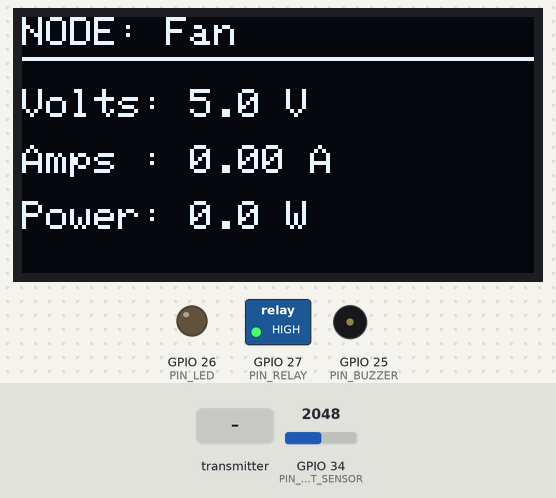
Recording of a sketch running on a simulated ESP32. Parts: 128×64 one-colour display, switched loads named in the sketch (green lamp = pin HIGH), output pins drawn as LEDs (lit = HIGH), buzzer (waves = sounding, pin HIGH). The inputs (shaded band) are chosen by the test bench; at power-on: GPIO 34 (PIN_CURRENT_SENSOR) = 2048. A WiFi scan finds three made-up networks; what the sketch prints to the serial monitor is not drawn.

Above: at 3.2 s.
3.3 s: the transmitter starts sending id = Orange_Guest
5.3 s: GPIO 34 (PIN_CURRENT_SENSOR) set to 2095
At 5.7 s:
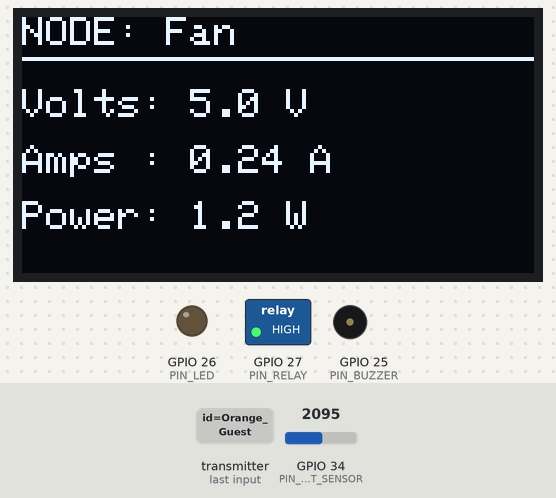
Timing chart, 0 to 8.3 s (numbered marks = the images above; inputs shaded):
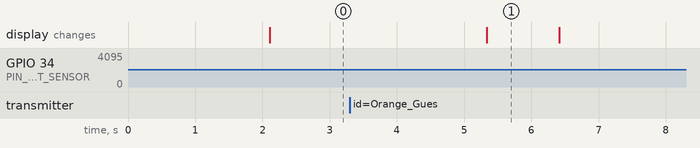

Measured:
- the behaviour switches between 2063 and 2064 on GPIO 34 (PIN_CURRENT_SENSOR) (found by bisection; images 0 and 1)
- after the input at 3.3 s, every drawn part: stays the same
- after the input at 5.3 s, the display: changes at once (image 1)
- what the display in image 1 shows lasts 1.1 s, from 5.3 s to 6.4 s

The sketch:

sender_device_DC.ino
```cpp
#include <esp_now.h>
#include <WiFi.h>
#include <esp_wifi.h>
#include <esp_system.h>
#include <Wire.h>
#include <Adafruit_GFX.h>
#include <Adafruit_SSD1306.h>

// --- NODE CONFIGURATION ---
const char NODE_ID[16] = "Fan";
const float POWER_LIMIT = 50.0; // Power limit in Watts

// Hardware Pins Configuration
#define PIN_CURRENT_SENSOR 34 // ACS712
#define PIN_BUZZER         25
#define PIN_LED            26
#define PIN_RELAY          27

// Relay States
#define RELAY_ON  LOW
#define RELAY_OFF HIGH

// OLED Display Config
#define SCREEN_WIDTH 128
#define SCREEN_HEIGHT 64
Adafruit_SSD1306 display(SCREEN_WIDTH, SCREEN_HEIGHT, &Wire, -1);

// Receiver Hub MAC Address
uint8_t hubMacAddress[] = {0xA0, 0xA3, 0xB3, 0x27, 0xF7, 0xF4};

typedef struct struct_message {
  char id[16];
  float voltage;
  float current;
  float power;
  bool isOverloaded;
} struct_message;

typedef struct command_message {
  char id[16];
  bool relay_on;
} command_message;

struct_message myData;
esp_now_peer_info_t peerInfo;

// State Variables
bool overloaded = false;
bool manualRelayState = false;
bool relayOutputOn = false;
unsigned long lastRelayChange = 0;
const unsigned long RELAY_MIN_SWITCH_INTERVAL_MS = 1000;
unsigned long lastSendTime = 0;
unsigned long lastAlarmToggle = 0;
bool alarmState = false;

// Timer to prevent random noise from tripping the relay
unsigned long overloadStartTime = 0;

void applyRelayOutput(bool shouldTurnOn) {
  if (shouldTurnOn == relayOutputOn) return;

  unsigned long now = millis();
  if (now - lastRelayChange < RELAY_MIN_SWITCH_INTERVAL_MS) return;

  digitalWrite(PIN_RELAY, shouldTurnOn ? RELAY_ON : RELAY_OFF);
  relayOutputOn = shouldTurnOn;
  lastRelayChange = now;
  Serial.printf("Relay output changed to %s\n", shouldTurnOn ? "ON" : "OFF");
}

void OnDataSent(const wifi_tx_info_t *info, esp_now_send_status_t status) {}

void OnCommandRecv(const esp_now_recv_info *info, const uint8_t *incomingDataPtr, int len) {
  if (memcmp(info->src_addr, hubMacAddress, 6) != 0) {
    Serial.println("Ignored command from an unknown ESP-NOW sender");
    return;
  }

  if (len == sizeof(command_message)) {
    command_message cmd;
    memcpy(&cmd, incomingDataPtr, sizeof(cmd));
    cmd.id[sizeof(cmd.id) - 1] = '\0';
    if (strcmp(cmd.id, NODE_ID) == 0) {
      Serial.printf("Command received! Dashboard requested Relay %s\n", cmd.relay_on ? "ON" : "OFF");
      manualRelayState = cmd.relay_on;

      // Turning back on is an explicit acknowledgement/reset of a latched trip.
      if (cmd.relay_on) {
        overloaded = false;
        overloadStartTime = 0;
        Serial.println("Overload latch reset by dashboard command");
      }
    }
  }
}

// --- CONSTANT VOLTAGE & CURRENT RMS MATH ---
void readAC_Sensors(float &rmsVoltage, float &rmsCurrent) {
  double sum_i = 0;
  double sum_sq_i = 0;
  int count = 0;

  uint32_t start_time = millis();

  // Sample continuously for 50 milliseconds
  while((millis() - start_time) < 50) {
    double read_i = analogRead(PIN_CURRENT_SENSOR);

    sum_i += read_i;
    sum_sq_i += (read_i * read_i);
    count++;
  }

  // Prevent divide-by-zero if loop fails
  if (count == 0) return;

  // Constant 5V applied here
  rmsVoltage = 5.0;

  // Calculate the Mean (Average) to find the DC offset
  double avg_i = sum_i / count;

  // Calculate Variance to find the true AC wave amplitude
  double var_i = (sum_sq_i / count) - (avg_i * avg_i);

  // Get RMS ADC values
  float rms_i_adc = var_i > 0 ? sqrt(var_i) : 0;

  // Direct conversion to Sensor Voltage
  float rms_i_sensor = (rms_i_adc / 4095.0) * 3.3;

  // Current calculation based on ACS712 30A sensitivity (66mV/A)
  rmsCurrent = rms_i_sensor / 0.066;

  // ADJUSTED DEADBAND
  if(rmsCurrent < 0.08) rmsCurrent = 0.0; // Removes noise when load is off
}

void updateNodeOLED(float v, float i, float p, bool tripped) {
  display.clearDisplay();
  display.setTextColor(SSD1306_WHITE);
  display.setTextSize(1);
  display.setCursor(0, 0);
  display.print("NODE: ");
  display.println(NODE_ID);
  display.drawFastHLine(0, 10, 128, SSD1306_WHITE);

  if (tripped) {
    display.setTextSize(2);
    display.setCursor(0, 22);
    display.println(" OVERLOAD!");
    display.setTextSize(1);
    display.setCursor(0, 48);
    display.println("RELAY TRIPPED!");
  } else {
    display.setTextSize(1);
    display.setCursor(0, 18);
    display.printf("Volts: %.1f V\n", v);
    display.setCursor(0, 32);
    display.printf("Amps : %.2f A\n", i);
    display.setCursor(0, 46);
    display.printf("Power: %.1f W\n", p);
  }
  display.display();
}

void setup() {
  Serial.begin(115200);
  Serial.printf("Node booted. Reset reason: %d\n", esp_reset_reason());

  pinMode(PIN_RELAY, OUTPUT);
  pinMode(PIN_BUZZER, OUTPUT);
  pinMode(PIN_LED, OUTPUT);

  // Fail safe: keep the appliance disconnected until setup succeeds.
  digitalWrite(PIN_RELAY, RELAY_OFF);
  relayOutputOn = false;
  lastRelayChange = millis();
  digitalWrite(PIN_BUZZER, LOW);
  digitalWrite(PIN_LED, LOW);

  if (!display.begin(SSD1306_SWITCHCAPVCC, 0x3C)) {
    Serial.println("OLED init failed");
  }
  display.clearDisplay();

  WiFi.mode(WIFI_STA);

  // Automatically scan for the router and copy its channel
  Serial.println("Scanning for router channel...");
  int16_t networkCount = WiFi.scanNetworks();
  int hubChannel = 1; // Fallback channel

  for (int i = 0; i < networkCount; i++) {
    if (WiFi.SSID(i) == "Orange_Guest") {
      hubChannel = WiFi.channel(i);
      break;
    }
  }

  esp_wifi_set_channel(hubChannel, WIFI_SECOND_CHAN_NONE);
  Serial.printf("Node automatically locked to Channel: %d\n", hubChannel);

  if (esp_now_init() != ESP_OK) {
    Serial.println("ESP-NOW Init Error");
    return;
  }

  esp_now_register_send_cb(OnDataSent);
  esp_now_register_recv_cb(OnCommandRecv);

  memcpy(peerInfo.peer_addr, hubMacAddress, 6);
  peerInfo.channel = 0;
  peerInfo.encrypt = false;
  if (esp_now_add_peer(&peerInfo) != ESP_OK) {
    Serial.println("Failed to add Hub peer");
    return;
  }

  // Remain OFF until the dashboard sends an explicit ON command.
  Serial.println("Node ready. Relay remains OFF until enabled from dashboard.");
}

void loop() {
  if (millis() - lastSendTime >= 1000) {
    float v = 0, i = 0;

    readAC_Sensors(v, i);
    float p = v * i;

    // --- 3-SECOND OVERLOAD DEBOUNCE LOGIC ---
    if (p > POWER_LIMIT) {
      if (overloadStartTime == 0) {
        overloadStartTime = millis(); // Start the timer
      } else if (millis() - overloadStartTime >= 3000) {
        overloaded = true; // Trip the relay ONLY if overloaded for 3 solid seconds
      }
    } else {
      overloadStartTime = 0; // Reset timer instantly if power drops to safe levels

      if (p == 0 && manualRelayState == false) {
        overloaded = false; // Reset overload state if dashboard manually turns it off
      }
    }

    // Apply the output only when the desired state changes.
    applyRelayOutput(manualRelayState && !overloaded);

    updateNodeOLED(v, i, p, overloaded);

    strcpy(myData.id, NODE_ID);
    myData.voltage = v;
    myData.current = i;
    myData.power = p;
    myData.isOverloaded = overloaded;

    esp_now_send(hubMacAddress, (uint8_t *) &myData, sizeof(myData));
    lastSendTime = millis();
  }

  // ALARM BLINKING LOGIC
  if (overloaded) {
    if (millis() - lastAlarmToggle > 300) {
      alarmState = !alarmState;
      digitalWrite(PIN_BUZZER, alarmState ? HIGH : LOW);
      digitalWrite(PIN_LED, alarmState ? HIGH : LOW);
      lastAlarmToggle = millis();
    }
  } else {
    digitalWrite(PIN_BUZZER, LOW);
    digitalWrite(PIN_LED, LOW);
  }
}
```
